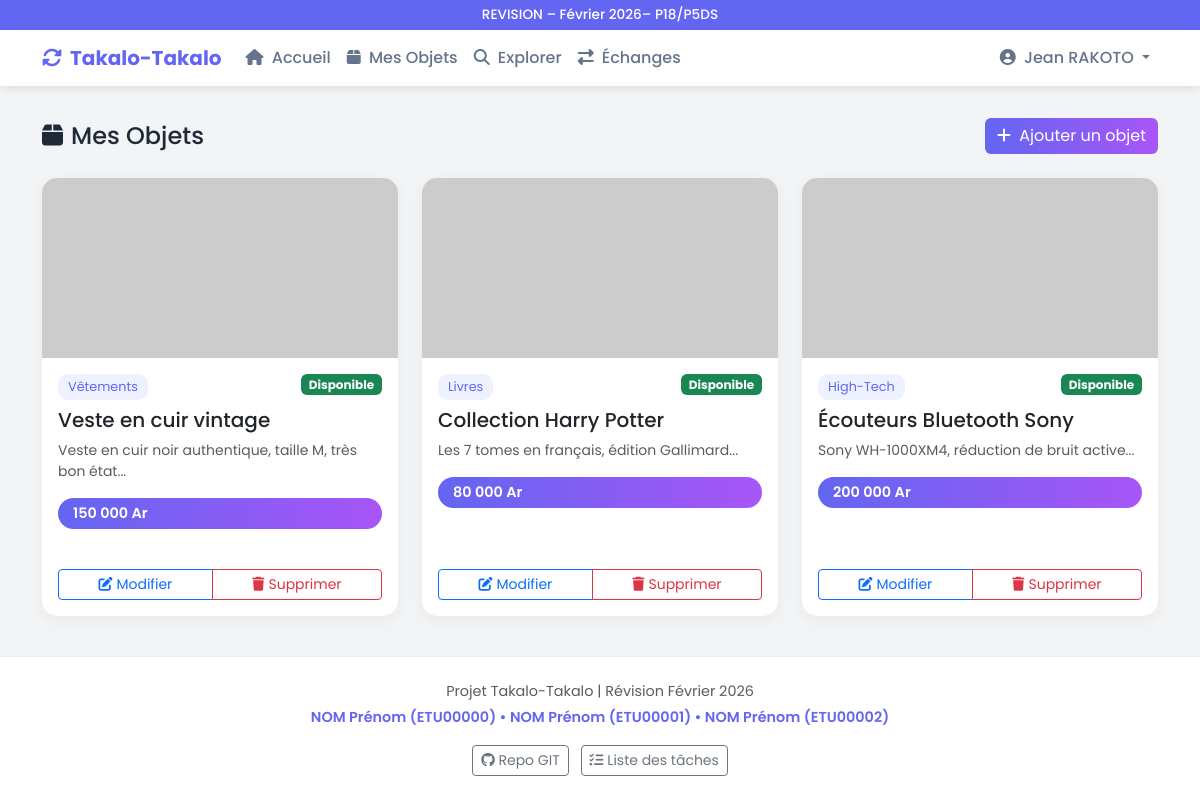
Page /mes-objets (signed in) on the committed database.
### tables this page shows
CREATE TABLE IF NOT EXISTS objects (
    id INT AUTO_INCREMENT PRIMARY KEY,
    user_id INT NOT NULL,
    category_id INT NOT NULL,
    title VARCHAR(200) NOT NULL,
    description TEXT DEFAULT NULL,
    estimated_price DECIMAL(15, 2) DEFAULT 0,
    status ENUM('available', 'exchanged', 'unavailable') DEFAULT 'available',
    created_at DATETIME DEFAULT CURRENT_TIMESTAMP,
    updated_at DATETIME DEFAULT NULL ON UPDATE CURRENT_TIMESTAMP,
    
    FOREIGN KEY (user_id) REFERENCES users(id) ON DELETE CASCADE,
    FOREIGN KEY (category_id) REFERENCES categories(id) ON DELETE RESTRICT
);

CREATE TABLE IF NOT EXISTS categories (
    id INT AUTO_INCREMENT PRIMARY KEY,
    name VARCHAR(100) NOT NULL UNIQUE,
    description TEXT DEFAULT NULL,
    created_at DATETIME DEFAULT CURRENT_TIMESTAMP,
    updated_at DATETIME DEFAULT NULL ON UPDATE CURRENT_TIMESTAMP
);

### controllers/ObjetController.php (called while the page is built, shortened)
<?php
require_once __DIR__ . '/BaseController.php';
require_once __DIR__ . '/../models/Objet.php';
class ObjetController extends BaseController {
    private Objet $objetModel;
    private Category $categoryModel;
    public function __construct() {
        $this->objetModel = new Objet();
        $this->categoryModel = new Category();
    }
    public function myObjects(): void {
        $userId = $this->getUserId();
        $objects = $this->objetModel->getByUser($userId);
        $categories = $this->categoryModel->getActiveCategories();
        $this->render('user/my_objects', [
            'title' => 'Mes Objets',
            'objects' => $objects,
            'categories' => $categories,
            'flash' => $this->getFlash(),
            'csrf_token' => $this->generateCsrf()
        ], 'user');
    }
}

### config/Database.php (called while the page is built, shortened)
<?php
class Database {
    private static ?PDO $instance = null;
    public static function getInstance(): PDO {
        if (self::$instance === null) {
            try {
                $dsn = "mysql:host=" . self::HOST . ";dbname=" . self::DBNAME . ";charset=" . self::CHARSET;
                self::$instance = new PDO($dsn, self::USERNAME, self::PASSWORD, [
                    PDO::ATTR_ERRMODE => PDO::ERRMODE_EXCEPTION,
                    PDO::ATTR_DEFAULT_FETCH_MODE => PDO::FETCH_ASSOC,
                    PDO::ATTR_EMULATE_PREPARES => false
                ]);
            } catch (PDOException $e) {
                die("Erreur de connexion à la base de données: " . $e->getMessage());
            }
        }
        return self::$instance;
    }
}

### models/BaseModel.php (called while the page is built, shortened)
<?php
require_once __DIR__ . '/../config/Database.php';
abstract class BaseModel {
    public function __construct() {
        $this->db = Database::getInstance();
    }
}

### models/Objet.php (called while the page is built, shortened)
<?php
require_once __DIR__ . '/BaseModel.php';
class Objet extends BaseModel {
    protected string $table = 'objects';
    public function getByUser(int $userId): array {
        $sql = "SELECT o.*, c.name as category_name
                FROM {$this->table} o
                LEFT JOIN categories c ON o.category_id = c.id
                WHERE o.user_id = :user_id
                ORDER BY o.created_at DESC";
        $stmt = $this->db->prepare($sql);
        $stmt->execute(['user_id' => $userId]);
        return $stmt->fetchAll();
    }
}

### views/user/my_objects.php (the view, shortened to what this page needs)
<div class="d-flex justify-content-between align-items-center mb-4">
    <h4 class="mb-0"><i class="fas fa-box me-2"></i>Mes Objets</h4>
    <button class="btn btn-primary" data-bs-toggle="modal" data-bs-target="#objectModal" onclick="prepareAdd()">
        <i class="fas fa-plus me-1"></i> Ajouter un objet
    </button>
</div>
<?php if (empty($objects)): ?>
<div class="card">
    <div class="card-body text-center py-5">
        <i class="fas fa-box-open fa-4x text-muted mb-3 opacity-25"></i>
        <h5 class="text-muted">Aucun objet pour le moment</h5>
        <p class="text-muted mb-3">Commencez par ajouter des objets à échanger</p>
        <button class="btn btn-primary" data-bs-toggle="modal" data-bs-target="#objectModal" onclick="prepareAdd()">
            <i class="fas fa-plus me-1"></i> Ajouter mon premier objet
        </button>
    </div>
</div>
<?php else: ?>
<div class="row g-4">
    <?php foreach ($objects as $obj): ?>
    <div class="col-md-4">
        <div class="card object-card h-100">
            <img src="https://picsum.photos/seed/obj<?= $obj['id'] ?>/400/300" class="card-img-top" alt="<?= htmlspecialchars($obj['title']) ?>">
            <div class="card-body">
                <div class="d-flex justify-content-between align-items-start mb-2">
                    <span class="category-badge"><?= htmlspecialchars($obj['category_name'] ?? 'N/A') ?></span>
                    <span class="badge bg-<?= $obj['status'] === 'available' ? 'success' : 'secondary' ?>">
                        <?= $obj['status'] === 'available' ? 'Disponible' : 'Échangé' ?>
                    </span>
                </div>
                <h5 class="card-title"><?= htmlspecialchars($obj['title']) ?></h5>
                <p class="card-text text-muted small"><?= htmlspecialchars(substr($obj['description'] ?? '', 0, 80)) ?>...</p>
                <div class="price-badge mb-3"><?= number_format($obj['estimated_price'], 0, ',', ' ') ?> Ar</div>
            </div>
            <div class="card-footer bg-transparent border-0 pb-3">
                <div class="btn-group w-100">
                    <button class="btn btn-outline-primary btn-sm" onclick="prepareEdit(<?= htmlspecialchars(json_encode($obj)) ?>)">
                        <i class="fas fa-edit me-1"></i>Modifier
                    </button>
                    <button class="btn btn-outline-danger btn-sm" onclick="deleteObject(<?= $obj['id'] ?>)">
                        <i class="fas fa-trash me-1"></i>Supprimer
                    </button>
                </div>
            </div>
        </div>
    </div>
    <?php endforeach; ?>
</div>
<?php endif; ?>

### public/index.php (shortened to what this page needs)
<?php
require_once __DIR__ . '/../config/Database.php';
require_once __DIR__ . '/../controllers/AdminController.php';
require_once __DIR__ . '/../controllers/ObjetController.php';
$requestUri = $_SERVER['REQUEST_URI'];
$basePath = BASE_URL;
$uri = str_replace($basePath, '', $requestUri);
$uri = strtok($uri, '?');
$uri = rtrim($uri, '/');
$method = $_SERVER['REQUEST_METHOD'];
$routes = [
    'GET' => [
        '/' => function() {
            header('Location: ' . BASE_URL . '/login');
            exit;
        },
        '/login' => function() {
            $controller = new AuthController();
            $controller->showLogin();
        },
        '/register' => function() {
            $controller = new AuthController();
            $controller->showRegister();
        },
        '/logout' => function() {
            $controller = new AuthController();
            $controller->logoutUser();
        },
        '/admin/login' => function() {
            $controller = new AuthController();
            $controller->showAdminLogin();
        },
        '/admin/logout' => function() {
            $controller = new AuthController();
            $controller->logoutAdmin();
        },
        '/admin/dashboard' => function() {
            $controller = new AdminController();
            $controller->dashboard();
        },
        '/admin/categories' => function() {
            $controller = new AdminController();
            $controller->categories();
        },
        '/admin/users' => function() {
            $controller = new AdminController();
            $controller->users();
        },
        '/admin/objects' => function() {
            $controller = new AdminController();
            $controller->objects();
        },
        '/dashboard' => function() {
            require_once __DIR__ . '/../controllers/BaseController.php';
            $controller = new class extends BaseController {
                public function index() {
                    $this->requireAuth();
                    require_once __DIR__ . '/../models/Objet.php';
                    require_once __DIR__ . '/../models/Exchange.php';
                    $objetModel = new Objet();
                    $exchangeModel = new Exchange();
                    $userId = $this->getUserId();
                    $this->render('user/dashboard', [
                        'title' => 'Tableau de bord',
                        'myObjectsCount' => count($objetModel->getByUser($userId)),
                        'pendingExchanges' => $exchangeModel->countPendingForUser($userId),
                        'flash' => $this->getFlash()
                    ], 'user');
                }
            };
            $controller->index();
        },
        '/mes-objets' => function() {
            $controller = new ObjetController();
            $controller->myObjects();
        },
        '/explorer' => function() {
            $controller = new ObjetController();
            $controller->browse();
        },
        '/mes-echanges' => function() {
            $controller = new ExchangeController();
            $controller->index();
        },
    ],
    'POST' => [
        '/login' => function() {
            $controller = new AuthController();
            $controller->loginUser();
        },
        '/register' => function() {
            $controller = new AuthController();
            $controller->register();
        },
        '/admin/login' => function() {
            $controller = new AuthController();
            $controller->loginAdmin();
        },
        '/admin/categories/create' => function() {
            $controller = new AdminController();
            $controller->createCategory();
        },
        '/admin/categories/update' => function() {
            $controller = new AdminController();
            $controller->updateCategory();
        },
        '/admin/categories/delete' => function() {
            $controller = new AdminController();
            $controller->deleteCategory();
        },
        '/objets/create' => function() {
            $controller = new ObjetController();
            $controller->create();
        },
        '/objets/update' => function() {
            $controller = new ObjetController();
            $controller->update();
        },
        '/objets/delete' => function() {
            $controller = new ObjetController();
            $controller->delete();
        },
        '/echanges/propose' => function() {
            $controller = new ExchangeController();
            $controller->propose();
        },
        '/echanges/accept' => function() {
            $controller = new ExchangeController();
            $controller->accept();
        },
        '/echanges/refuse' => function() {
            $controller = new ExchangeController();
            $controller->refuse();
        },
    ]
];
if (isset($routes[$method][$uri])) {
    $routes[$method][$uri]();
}

### controllers/BaseController.php (shortened to what this page needs)
<?php
abstract class BaseController {
    protected function render(string $view, array $data = [], ?string $layout = 'main'): void {
        extract($data);
        $viewPath = __DIR__ . '/../views/' . $view . '.php';
        if ($layout) {
            require $viewPath;
            $content = ob_get_clean();
            require __DIR__ . '/../views/layouts/' . $layout . '.php';
        } else {
            require $viewPath;
        }
    }
    protected function getUserId(): ?int {
        return $_SESSION['user_id'] ?? null;
    }
}

### views/layouts/user.php (shortened to what this page needs)
<!DOCTYPE html>
<html lang="fr">
<head>
    <link href="https://cdn.jsdelivr.net/npm/bootstrap@5.3.0/dist/css/bootstrap.min.css" rel="stylesheet">
    <link rel="stylesheet" href="https://cdnjs.cloudflare.com/ajax/libs/font-awesome/6.4.0/css/all.min.css">
</head>
<body>
    <div class="revision-banner">
        REVISION – Février 2026– P18/P5DS
    </div>
    <nav class="navbar navbar-expand-lg sticky-top">
        <div class="container">
            <a class="navbar-brand" href="<?= BASE_URL ?>/dashboard">
                <i class="fas fa-sync-alt me-2"></i><?= APP_NAME ?>
            </a>
            <div class="collapse navbar-collapse" id="navbarNav">
                <ul class="navbar-nav me-auto">
                    <li class="nav-item">
                        <a class="nav-link" href="<?= BASE_URL ?>/dashboard"><i class="fas fa-home me-1"></i> Accueil</a>
                    </li>
                    <li class="nav-item">
                        <a class="nav-link" href="<?= BASE_URL ?>/mes-objets"><i class="fas fa-box me-1"></i> Mes Objets</a>
                    </li>
                    <li class="nav-item">
                        <a class="nav-link" href="<?= BASE_URL ?>/explorer"><i class="fas fa-search me-1"></i> Explorer</a>
                    </li>
                    <li class="nav-item">
                        <a class="nav-link" href="<?= BASE_URL ?>/mes-echanges"><i class="fas fa-exchange-alt me-1"></i> Échanges</a>
                    </li>
                </ul>
                <ul class="navbar-nav">
                    <li class="nav-item dropdown">
                        <a class="nav-link dropdown-toggle" href="#" data-bs-toggle="dropdown">
                            <i class="fas fa-user-circle me-1"></i> <?= $_SESSION['user_name'] ?? 'Utilisateur' ?>
                        </a>
                    </li>
                </ul>
            </div>
        </div>
    </nav>
    <main class="container">
        <?= $content ?>
    </main>
    <footer>
        <p class="mb-1 text-muted">Projet <?= APP_NAME ?> | Révision Février 2026</p>
        <div class="team-info">
            <?php
            $members = [];
            foreach (TEAM_INFO as $member) {
                $members[] = $member['nom'] . ' (' . $member['etu'] . ')';
            }
            echo implode(' • ', $members);
            ?>
        </div>
        <div class="mt-3">
            <a href="<?= GITHUB_LINK ?>" class="btn btn-sm btn-outline-secondary me-2" target="_blank">
                <i class="fab fa-github"></i> Repo GIT
            </a>
            <a href="<?= TASKS_LINK ?>" class="btn btn-sm btn-outline-secondary" target="_blank">
                <i class="fas fa-tasks"></i> Liste des tâches
            </a>
        </div>
    </footer>
</body>
</html>

### views/layouts/user.php (style rules this page uses)
:root { --primary-color: #6366f1; --secondary-color: #a855f7; --bg-color: #f3f4f6; --text-color: #1f2937; }
body { font-family: 'Poppins', sans-serif; background-color: var(--bg-color); min-height: 100vh; display: flex; flex-direction: column; color: var(--text-color); }
.revision-banner { background: var(--primary-color); color: white; text-align: center; padding: 5px 0; font-size: 0.85rem; font-weight: 500; }
.navbar { background: white; box-shadow: 0 2px 10px rgba(0,0,0,0.1); }
.navbar-brand { font-weight: 700; color: var(--primary-color) !important; }
.nav-link { font-weight: 500; color: #64748b !important; transition: color 0.3s; }
main { flex: 1; padding: 2rem 0; }
.card { border: none; border-radius: 15px; box-shadow: 0 4px 15px rgba(0, 0, 0, 0.05); }
.btn-primary { background: linear-gradient(to right, var(--primary-color), var(--secondary-color)); border: none; }
footer { background: white; padding: 1.5rem; text-align: center; font-size: 0.9rem; border-top: 1px solid #eee; margin-top: auto; }
.team-info { font-weight: 600; color: var(--primary-color); margin-top: 5px; }
.object-card { transition: transform 0.3s, box-shadow 0.3s; }
.object-card img { height: 180px; object-fit: cover; border-radius: 15px 15px 0 0; }
.price-badge { background: linear-gradient(to right, var(--primary-color), var(--secondary-color)); color: white; padding: 5px 15px; border-radius: 20px; font-weight: 600; font-size: 0.9rem; }
.category-badge { background: #eef2ff; color: var(--primary-color); padding: 3px 10px; border-radius: 10px; font-size: 0.8rem; }

### rows in the picture
objects: category.name "Vêtements", status "Disponible", title "Veste en cuir vintage", description "Veste en cuir noir authentique, taille M, très bon état", estimated_price "150 000"
objects: category.name "Livres", status "Disponible", title "Collection Harry Potter", description "Les 7 tomes en français, édition Gallimard", estimated_price "80 000"
objects: category.name "High-Tech", status "Disponible", title "Écouteurs Bluetooth Sony", description "Sony WH-1000XM4, réduction de bruit active", estimated_price "200 000"

### other values in the picture
APP_NAME "Takalo-Takalo"
$_SESSION['user_name'] "Jean RAKOTO"
implode(' • ', $members) "NOM Prénom (ETU00000) • NOM Prénom (ETU00001) • NOM Prénom (ETU00002)"
